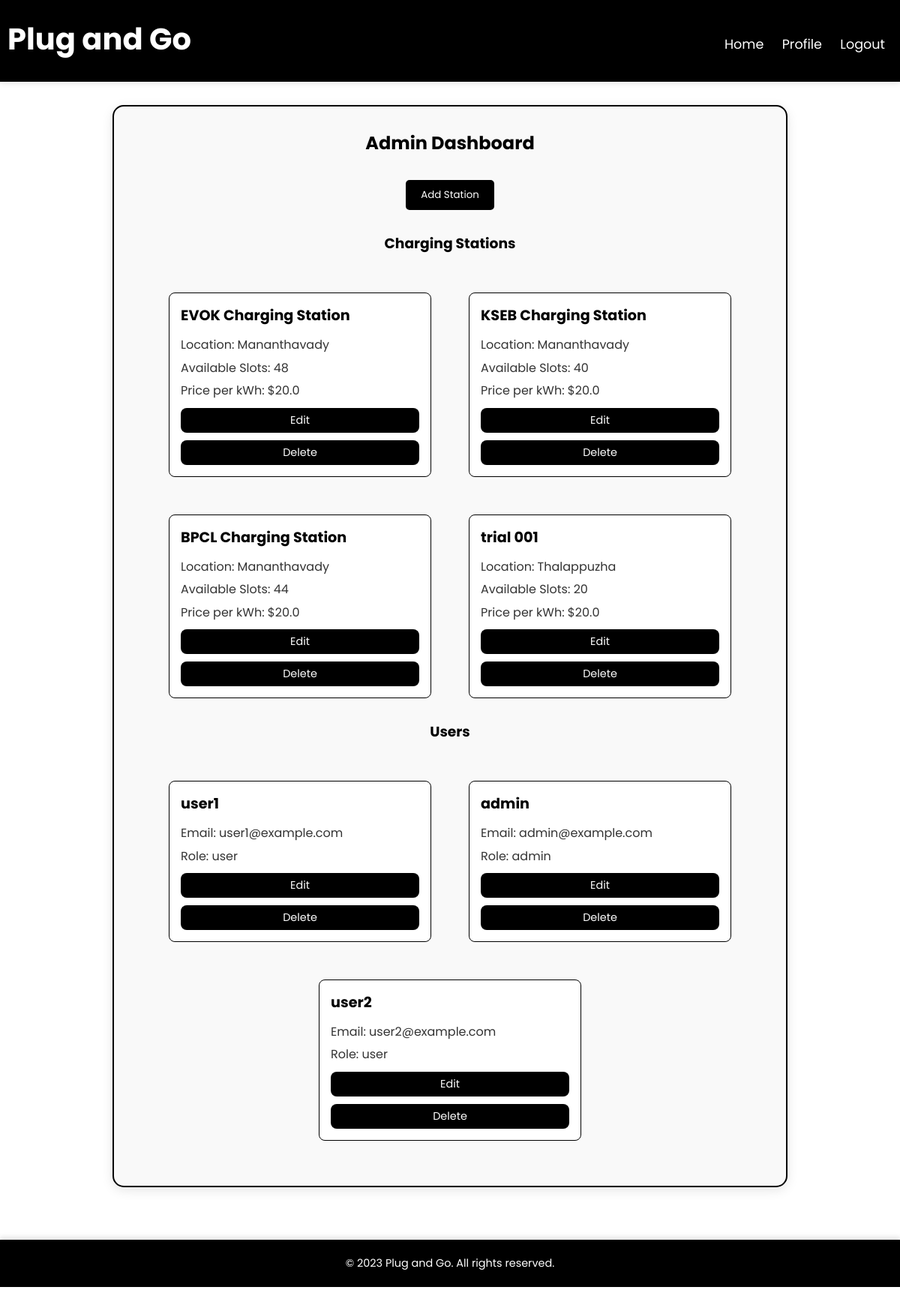
The app's page /admin (signed in) with its own data.
### app.py (models this page shows, shortened)
class ChargingStation(db.Model):
    id = db.Column(db.Integer, primary_key=True)
    name = db.Column(db.String(100), nullable=False)
    location = db.Column(db.String(200), nullable=False)
    available_slots = db.Column(db.Integer, nullable=False)
    price_per_kwh = db.Column(db.Float, nullable=False)

class User(db.Model):
    id = db.Column(db.Integer, primary_key=True)
    username = db.Column(db.String(80), unique=True, nullable=False)
    email = db.Column(db.String(120), unique=True, nullable=False)
    password = db.Column(db.String(128), nullable=False)
    role = db.Column(db.String(20), default='user')  # 'user' or 'admin'

### app.py (the view)
@app.route('/admin')
def admin_dashboard():
    if not session.get('logged_in') or session.get('role') != 'admin':
        flash('You are not authorized to access this page.', 'error')
        return redirect(url_for('home'))
    users = User.query.all()
    stations = ChargingStation.query.all()
    bookings = Booking.query.all()
    return render_template('admin.html', users=users, stations=stations, bookings=bookings)

### templates/admin.html (shortened to what this page needs)
<!DOCTYPE html>
<html lang="en">
<head>
  <link rel="stylesheet" href="{{ url_for('static', filename='styles.css') }}">
</head>
<body>
  <header>
    <h1>Plug and Go</h1>
    <nav>
      <a href="{{ url_for('home') }}">Home</a>
      <a href="{{ url_for('profile') }}">Profile</a>
      <a href="{{ url_for('logout') }}">Logout</a>
    </nav>
  </header>
  <div class="admin-container">
    <h2>Admin Dashboard</h2>
    <div class="admin-actions">
      <button onclick="toggleAddStationForm()">Add Station</button>
    </div>
    <div class="station-list">
      <h3 style="font-family: 'Poppins', sans-serif; color: #000; width: 100%; text-align: center;">Charging Stations</h3>
      {% for station in stations %}
        <div class="station-card" id="station-{{ station.id }}" data-id="{{ station.id }}">
          <h3>{{ station.name }}</h3>
          <p>Location: {{ station.location }}</p>
          <p>Available Slots: {{ station.available_slots }}</p>
          <p>Price per kWh: ${{ station.price_per_kwh }}</p>
          <div class="action-buttons">
            <button onclick="toggleEditStationForm({{ station.id }})">Edit</button>
            <form action="{{ url_for('delete_station', station_id=station.id) }}" method="POST" style="display:inline;">
              <button type="submit" onclick="return confirm('Are you sure you want to delete this station?');">Delete</button>
            </form>
          </div>
        </div>
      {% endfor %}
    </div>
    <div class="user-list">
      <h3 style="font-family: 'Poppins', sans-serif; color: #000; width: 100%; text-align: center;">Users</h3>
      {% for user in users %}
        <div class="user-card" id="user-{{ user.id }}" data-id="{{ user.id }}">
          <h3>{{ user.username }}</h3>
          <p>Email: {{ user.email }}</p>
          <p>Role: {{ user.role }}</p>
          <div class="action-buttons">
            <button onclick="toggleEditUserForm({{ user.id }})">Edit</button>
            <form action="{{ url_for('delete_user', user_id=user.id) }}" method="POST" style="display:inline;">
              <button type="submit" onclick="return confirm('Are you sure you want to delete this user?');">Delete</button>
            </form>
          </div>
        </div>
      {% endfor %}
    </div>
  </div>
  <footer>
    <p>&copy; 2023 Plug and Go. All rights reserved.</p>
  </footer>
</body>
</html>

### static/styles.css (style rules this page uses)
body { font-family: Arial, sans-serif; margin: 0; padding: 0; display: flex; flex-direction: column; min-height: 100vh; }
header { background-color: #333; color: #fff; padding: 10px 20px; display: flex; justify-content: space-between; align-items: center; }
header nav a { color: #fff; text-decoration: none; margin: 0 10px; }
footer { background-color: #333; color: #fff; text-align: center; padding: 10px 0; margin-top: auto; }
form { max-width: 400px; margin: 0 auto; padding: 20px; border: 1px solid #ccc; border-radius: 5px; }
form button { width: 100%; padding: 10px; background-color: #007BFF; color: #fff; border: none; cursor: pointer; }

### templates/admin.html (style rules this page uses)
* { margin: 0; padding: 0; box-sizing: border-box; font-family: 'Poppins', sans-serif; }
html { scroll-behavior: smooth; }
body { background: #fff; color: #000; line-height: 1.6; padding-top: 100px; padding-bottom: 100px; }
header { background: #000; padding: 20px 10px; text-align: center; box-shadow: 0 2px 8px rgba(0,0,0,0.1); width: 100%; position: fixed; top: 0; z-index: 1000; }
header h1 { font-size: 2.5rem; color: #fff; margin-bottom: 5px; }
nav { margin-top: 10px; }
nav a { color: #fff; text-decoration: none; margin: 0 15px; font-size: 1.1rem; transition: transform 0.2s ease; }
.admin-container { background: #f9f9f9; padding: 30px; border: 2px solid #000; border-radius: 15px; box-shadow: 0 4px 15px rgba(0,0,0,0.1); max-width: 900px; width: 90%; margin: 40px auto; }
.admin-container h2 { text-align: center; color: #000; margin-bottom: 30px; }
.admin-actions { text-align: center; margin-bottom: 30px; }
.admin-actions button { padding: 10px 20px; background: #000; color: #fff; border: none; border-radius: 5px; cursor: pointer; transition: background 0.3s ease, transform 0.3s ease; }
.station-list { display: flex; flex-wrap: wrap; gap: 50px; justify-content: center; margin-bottom: 30px; }
.station-card { flex: 0 1 350px; border: 1px solid #000; border-radius: 8px; padding: 15px; background: #fff; cursor: pointer; transition: transform 0.3s ease, box-shadow 0.3s ease; min-height: 180px; }
.station-card h3 { margin-bottom: 10px; color: #000; font-size: 1.2rem; }
.station-card p { margin: 5px 0; font-size: 1rem; color: #333; }
.user-list { display: flex; flex-wrap: wrap; gap: 50px; justify-content: center; margin-bottom: 30px; }
.user-card { flex: 0 1 350px; border: 1px solid #000; border-radius: 8px; padding: 15px; background: #fff; cursor: pointer; transition: transform 0.3s ease, box-shadow 0.3s ease; min-height: 180px; }
.user-card h3 { margin-bottom: 10px; color: #000; font-size: 1.2rem; }
.user-card p { margin: 5px 0; font-size: 1rem; color: #333; }
.action-buttons { margin-top: 10px; display: flex; flex-direction: column; gap: 10px; justify-content: center; }
.action-buttons form { border: none; margin: 0; padding: 0; }
.action-buttons button, .action-buttons form button { padding: 6px 10px; background: #000; color: #fff; border: none; outline: none; border-radius: 8px; cursor: pointer; transition: background 0.3s ease, transform 0.3s ease; font-size: 0.9rem; min-width: 100px; text-align: center; display: inline-block; }
footer { text-align: center; padding: 20px; background: #000; color: #fff; margin-top: 30px; box-shadow: 0 -4px 6px rgba(0,0,0,0.1); width: 100%; position: relative; }
footer p { margin: 0; font-size: 0.9rem; }

### records on screen
ChargingStation: name "EVOK Charging Station", location "Mananthavady", available_slots "48", price_per_kwh "20.0"
ChargingStation: name "KSEB Charging Station", location "Mananthavady", available_slots "40", price_per_kwh "20.0"
ChargingStation: name "BPCL Charging Station", location "Mananthavady", available_slots "44", price_per_kwh "20.0"
ChargingStation: name "trial 001", location "Thalappuzha", available_slots "20", price_per_kwh "20.0"
User: username "user1", email "user1@example.com", role "user"
User: username "admin", email "admin@example.com", role "admin"
User: username "user2", email "user2@example.com", role "user"
